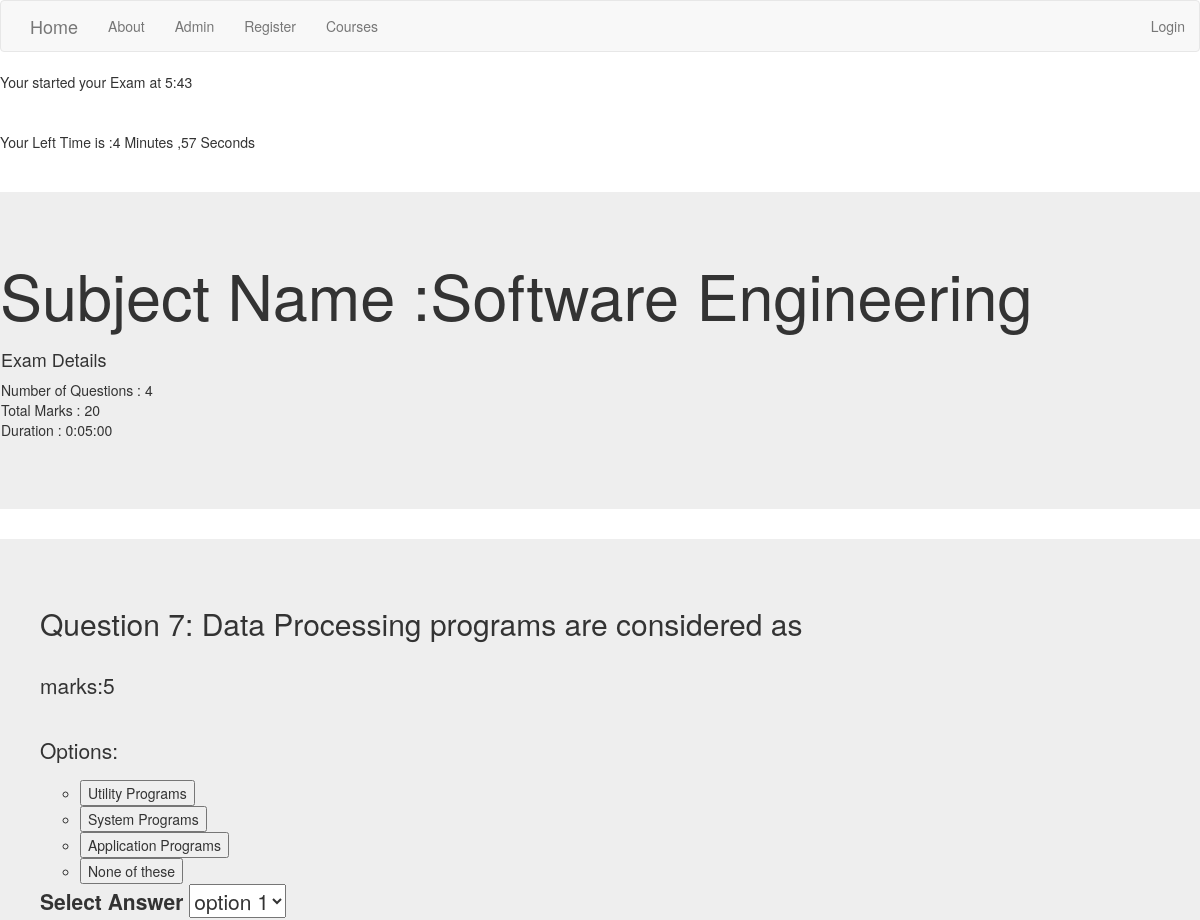
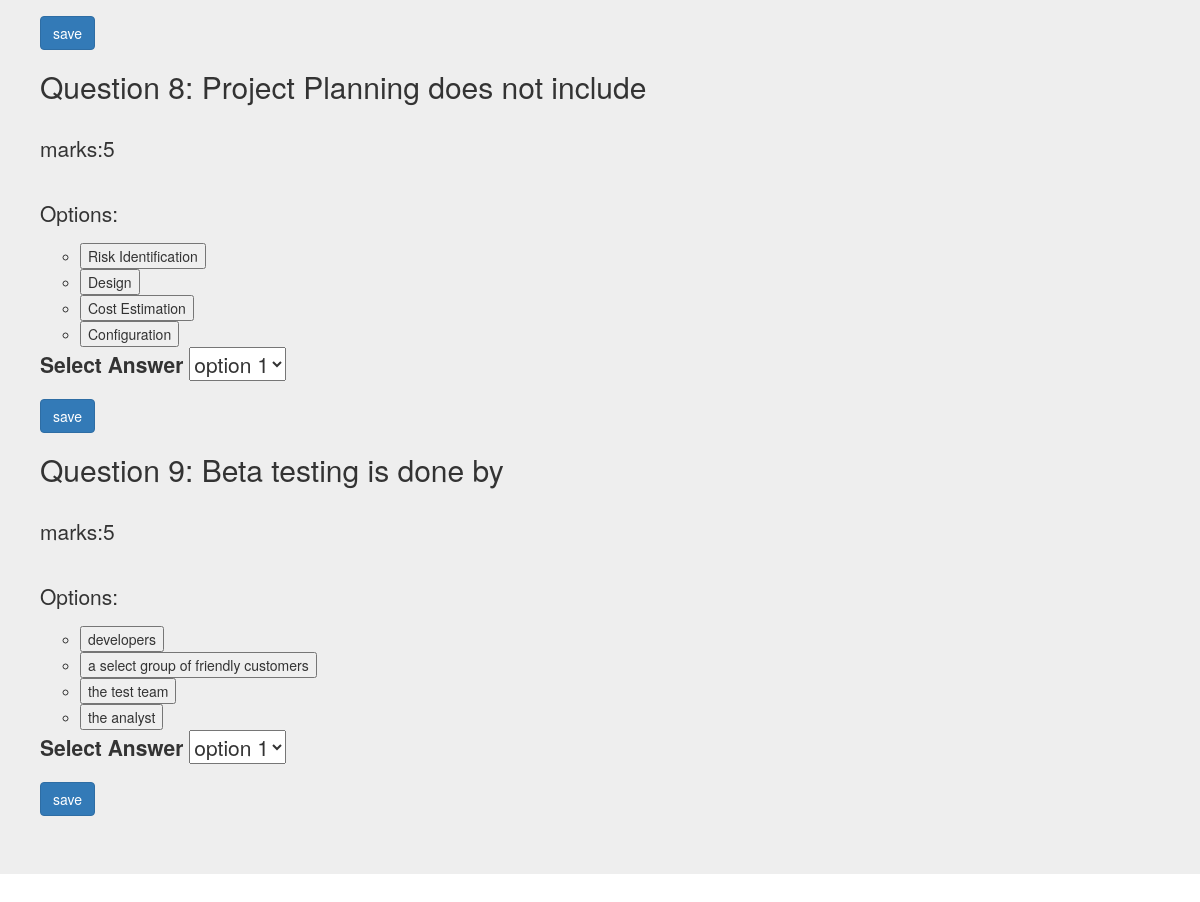
The app's page /basic_app/3/ with its own data (2 pictures, top to bottom).
### basic_app/models.py (models this page shows, shortened)
class Exams(models.Model):
    exam_name = models.CharField(max_length=50)
    no_of_ques = models.CharField(max_length=20)
    total_marks = models.CharField(max_length=20)
    time_duration = models.DurationField(default='00:00:00')

class Question(models.Model):
    exam_name = models.ForeignKey(Exams,related_name = 'exams', on_delete=models.CASCADE)
    marks = models.PositiveIntegerField(default=0)
    question = models.TextField(max_length=500)
    option1 = models.CharField(max_length=100)
    option2 = models.CharField(max_length=100)
    option3 = models.CharField(max_length=100)
    option4 = models.CharField(max_length=100)
    choose = (('A', 'option1'), ('B', 'option2'), ('C', 'option3'), ('D', 'option4'))
    answer = models.CharField(max_length=1, choices=choose)

### basic_app/views.py (the view)
class ExamDetailView(DetailView):
    context_object_name = 'sch'
    model = Exams
    template_name = 'basic_app/detailview.html'

### template/basic_app/detailview.html (shortened to what this page needs)
{% extends 'basic_app/base.html' %}
{% block body_block %}
<html xmlns="http://www.w3.org/1999/xhtml">
<head runat="server">
</head>
<body onload="f1()" >
    <form id="form1" runat="server">
    <div>
      <table width="100%" align="center">
        <tr>
          <td>
            <div id="starttime"></div><br />
            <div id="endtime"></div><br />
            <div id="showtime"></div>
          </td>
        </tr>
        <tr>
          <td>
              <br />
          </td>
        </tr>
      </table>
      <br />
    </div>
    </form>
</body>
</html>
<div class="jumbotron">
  <h1>Subject Name :{{sch.exam_name}}</h1>
  <ul class='nav navbar nav'>
    <h4>Exam Details </h4>
    <li>Number of Questions : {{sch.no_of_ques}}</li>
    <li>Total Marks : {{sch.total_marks}}</li>
    <li>Duration : {{sch.time_duration}}</li>
  </ul>
</div>
<div class="jumbotron">
 <ol>
   {% for i in sch.exams.all %}
   <h2>Question {{i.id}}: {{i.question}}</h2>
   <br>
   <p>marks:{{i.marks}}</p>
   <br>
   <p>Options:</p>
   <ul>
     <li><button type="radio">{{i.option1}}</button></li>
     <li><button type="radio">{{i.option2}}</button></li>
     <li><button type="radio">{{i.option3}}</button></li>
     <li><button type="radio">{{i.option4}}</button></li>
   </ul>
   <p>
      <label>Select Answer</label>
      <select id = "myList">
        <option value = "1">option 1</option>
      </select>
   </p>
   <input type="submit" class = "btn btn-primary" name="" value="save">
   {% endfor %}
 </ol>
</div>
{% endblock %}

### records on screen
Exams: exam_name "Software Engineering", no_of_ques "4", total_marks "20", time_duration "0:05:00"
Question: id "7", question "Data Processing programs are considered as", marks "5", option1 "Utility Programs", option2 "System Programs", option3 "Application Programs", option4 "None of these"
Question: id "8", question "Project Planning does not include", marks "5", option1 "Risk Identification", option2 "Design", option3 "Cost Estimation", option4 "Configuration"
Question: id "9", question "Beta testing is done by", marks "5", option1 "developers", option2 "a select group of friendly customers", option3 "the test team", option4 "the analyst"
